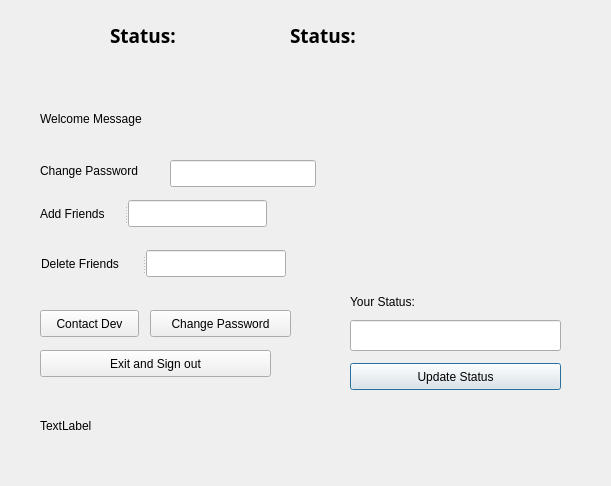
<?xml version="1.0" encoding="UTF-8"?>
<ui version="4.0">
 <class>MyAccount</class>
 <widget class="QDialog" name="MyAccount">
  <property name="geometry">
   <rect>
    <x>0</x>
    <y>0</y>
    <width>611</width>
    <height>486</height>
   </rect>
  </property>
  <property name="windowTitle">
   <string>Dialog</string>
  </property>
  <widget class="QLabel" name="label_sec_status">
   <property name="geometry">
    <rect>
     <x>40</x>
     <y>410</y>
     <width>321</width>
     <height>31</height>
    </rect>
   </property>
   <property name="text">
    <string>TextLabel</string>
   </property>
  </widget>
  <widget class="QPushButton" name="pushButton">
   <property name="geometry">
    <rect>
     <x>350</x>
     <y>363</y>
     <width>211</width>
     <height>27</height>
    </rect>
   </property>
   <property name="text">
    <string>Update Status</string>
   </property>
  </widget>
  <widget class="QPushButton" name="button_signOut">
   <property name="geometry">
    <rect>
     <x>40</x>
     <y>350</y>
     <width>231</width>
     <height>27</height>
    </rect>
   </property>
   <property name="text">
    <string>Exit and Sign out</string>
   </property>
  </widget>
  <widget class="QLineEdit" name="lineEdit_password">
   <property name="geometry">
    <rect>
     <x>170</x>
     <y>160</y>
     <width>146</width>
     <height>27</height>
    </rect>
   </property>
   <property name="toolTip">
    <string/>
   </property>
   <property name="echoMode">
    <enum>QLineEdit::Password</enum>
   </property>
  </widget>
  <widget class="QSplitter" name="splitter_2">
   <property name="geometry">
    <rect>
     <x>41</x>
     <y>250</y>
     <width>245</width>
     <height>27</height>
    </rect>
   </property>
   <property name="orientation">
    <enum>Qt::Horizontal</enum>
   </property>
   <widget class="QLabel" name="label_3">
    <property name="text">
     <string>Delete Friends</string>
    </property>
   </widget>
   <widget class="QLineEdit" name="lineEdit_3"/>
  </widget>
  <widget class="QLabel" name="label_2">
   <property name="geometry">
    <rect>
     <x>40</x>
     <y>160</y>
     <width>141</width>
     <height>21</height>
    </rect>
   </property>
   <property name="text">
    <string>Change Password</string>
   </property>
  </widget>
  <widget class="QSplitter" name="splitter">
   <property name="geometry">
    <rect>
     <x>40</x>
     <y>200</y>
     <width>227</width>
     <height>27</height>
    </rect>
   </property>
   <property name="orientation">
    <enum>Qt::Horizontal</enum>
   </property>
   <widget class="QLabel" name="label_name">
    <property name="text">
     <string>Add Friends</string>
    </property>
   </widget>
   <widget class="QLineEdit" name="lineEdit"/>
  </widget>
  <widget class="QPushButton" name="pushButton_dev">
   <property name="geometry">
    <rect>
     <x>40</x>
     <y>310</y>
     <width>99</width>
     <height>27</height>
    </rect>
   </property>
   <property name="text">
    <string>Contact Dev</string>
   </property>
  </widget>
  <widget class="QLabel" name="label_clock">
   <property name="geometry">
    <rect>
     <x>290</x>
     <y>20</y>
     <width>111</width>
     <height>31</height>
    </rect>
   </property>
   <property name="font">
    <font>
     <family>Ume Gothic</family>
     <pointsize>14</pointsize>
     <weight>75</weight>
     <bold>true</bold>
    </font>
   </property>
   <property name="text">
    <string>Status:</string>
   </property>
  </widget>
  <widget class="QLabel" name="label_time">
   <property name="geometry">
    <rect>
     <x>110</x>
     <y>20</y>
     <width>441</width>
     <height>31</height>
    </rect>
   </property>
   <property name="font">
    <font>
     <family>Ume Gothic</family>
     <pointsize>14</pointsize>
     <weight>75</weight>
     <bold>true</bold>
    </font>
   </property>
   <property name="text">
    <string>Status:</string>
   </property>
  </widget>
  <widget class="QLabel" name="label_username">
   <property name="geometry">
    <rect>
     <x>40</x>
     <y>110</y>
     <width>221</width>
     <height>17</height>
    </rect>
   </property>
   <property name="text">
    <string>Welcome Message</string>
   </property>
  </widget>
  <widget class="QLabel" name="label_status">
   <property name="geometry">
    <rect>
     <x>350</x>
     <y>293</y>
     <width>82</width>
     <height>17</height>
    </rect>
   </property>
   <property name="text">
    <string>Your Status:</string>
   </property>
  </widget>
  <widget class="QLineEdit" name="lineEdit_status">
   <property name="geometry">
    <rect>
     <x>350</x>
     <y>320</y>
     <width>211</width>
     <height>31</height>
    </rect>
   </property>
   <property name="text">
    <string/>
   </property>
  </widget>
  <widget class="QPushButton" name="pushButton_password">
   <property name="geometry">
    <rect>
     <x>150</x>
     <y>310</y>
     <width>141</width>
     <height>27</height>
    </rect>
   </property>
   <property name="text">
    <string>Change Password</string>
   </property>
  </widget>
 </widget>
 <resources/>
 <connections/>
</ui>
